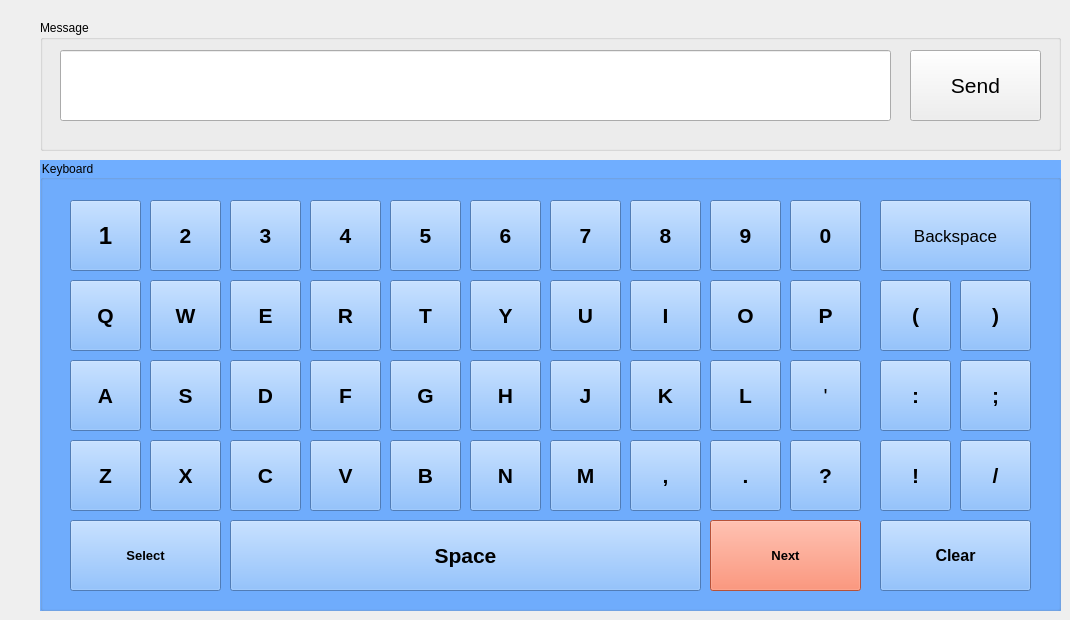
   <widget class="QWidget" name="tabMessage">
    <attribute name="title">
     <string>Send Message</string>
    </attribute>
    <widget class="QGroupBox" name="groupBox_keyboard">
     <property name="geometry">
      <rect>
       <x>40</x>
       <y>160</y>
       <width>1021</width>
       <height>451</height>
      </rect>
     </property>
     <property name="styleSheet">
      <string notr="true">background-color: rgb(112, 174, 255);</string>
     </property>
     <property name="title">
      <string>Keyboard</string>
     </property>
     <widget class="QPushButton" name="keyboardQ">
      <property name="geometry">
       <rect>
        <x>30</x>
        <y>120</y>
        <width>71</width>
        <height>71</height>
       </rect>
      </property>
      <property name="font">
       <font>
        <pointsize>16</pointsize>
        <weight>75</weight>
        <bold>true</bold>
       </font>
      </property>
      <property name="text">
       <string>Q</string>
      </property>
     </widget>
     <widget class="QPushButton" name="keyboardW">
      <property name="geometry">
       <rect>
        <x>110</x>
        <y>120</y>
        <width>71</width>
        <height>71</height>
       </rect>
      </property>
      <property name="font">
       <font>
        <pointsize>16</pointsize>
        <weight>75</weight>
        <bold>true</bold>
       </font>
      </property>
      <property name="text">
       <string>W</string>
      </property>
     </widget>
     <widget class="QPushButton" name="keyboardT">
      <property name="geometry">
       <rect>
        <x>350</x>
        <y>120</y>
        <width>71</width>
        <height>71</height>
       </rect>
      </property>
      <property name="font">
       <font>
        <pointsize>16</pointsize>
        <weight>75</weight>
        <bold>true</bold>
       </font>
      </property>
      <property name="text">
       <string>T</string>
      </property>
     </widget>
     <widget class="QPushButton" name="keyboardE">
      <property name="geometry">
       <rect>
        <x>190</x>
        <y>120</y>
        <width>71</width>
        <height>71</height>
       </rect>
      </property>
      <property name="font">
       <font>
        <pointsize>16</pointsize>
        <weight>75</weight>
        <bold>true</bold>
       </font>
      </property>
      <property name="text">
       <string>E</string>
      </property>
     </widget>
     <widget class="QPushButton" name="keyboardR">
      <property name="geometry">
       <rect>
        <x>270</x>
        <y>120</y>
        <width>71</width>
        <height>71</height>
       </rect>
      </property>
      <property name="font">
       <font>
        <pointsize>16</pointsize>
        <weight>75</weight>
        <bold>true</bold>
       </font>
      </property>
      <property name="text">
       <string>R</string>
      </property>
     </widget>
     <widget class="QPushButton" name="keyboardY">
      <property name="geometry">
       <rect>
        <x>430</x>
        <y>120</y>
        <width>71</width>
        <height>71</height>
       </rect>
      </property>
      <property name="font">
       <font>
        <pointsize>16</pointsize>
        <weight>75</weight>
        <bold>true</bold>
       </font>
      </property>
      <property name="text">
       <string>Y</string>
      </property>
     </widget>
     <widget class="QPushButton" name="keyboardU">
      <property name="geometry">
       <rect>
        <x>510</x>
        <y>120</y>
        <width>71</width>
        <height>71</height>
       </rect>
      </property>
      <property name="font">
       <font>
        <pointsize>16</pointsize>
        <weight>75</weight>
        <bold>true</bold>
       </font>
      </property>
      <property name="text">
       <string>U</string>
      </property>
     </widget>
     <widget class="QPushButton" name="keyboardI">
      <property name="geometry">
       <rect>
        <x>590</x>
        <y>120</y>
        <width>71</width>
        <height>71</height>
       </rect>
      </property>
      <property name="font">
       <font>
        <pointsize>16</pointsize>
        <weight>75</weight>
        <bold>true</bold>
       </font>
      </property>
      <property name="text">
       <string>I</string>
      </property>
     </widget>
     <widget class="QPushButton" name="keyboardO">
      <property name="geometry">
       <rect>
        <x>670</x>
        <y>120</y>
        <width>71</width>
        <height>71</height>
       </rect>
      </property>
      <property name="font">
       <font>
        <pointsize>16</pointsize>
        <weight>75</weight>
        <bold>true</bold>
       </font>
      </property>
      <property name="text">
       <string>O</string>
      </property>
     </widget>
     <widget class="QPushButton" name="keyboardP">
      <property name="geometry">
       <rect>
        <x>750</x>
        <y>120</y>
        <width>71</width>
        <height>71</height>
       </rect>
      </property>
      <property name="font">
       <font>
        <pointsize>16</pointsize>
        <weight>75</weight>
        <bold>true</bold>
       </font>
      </property>
      <property name="text">
       <string>P</string>
      </property>
     </widget>
     <widget class="QPushButton" name="keyboardNum5">
      <property name="geometry">
       <rect>
        <x>350</x>
        <y>40</y>
        <width>71</width>
        <height>71</height>
       </rect>
      </property>
      <property name="font">
       <font>
        <pointsize>16</pointsize>
        <weight>75</weight>
        <bold>true</bold>
       </font>
      </property>
      <property name="text">
       <string>5</string>
      </property>
     </widget>
     <widget class="QPushButton" name="keyboardNum4">
      <property name="geometry">
       <rect>
        <x>270</x>
        <y>40</y>
        <width>71</width>
        <height>71</height>
       </rect>
      </property>
      <property name="font">
       <font>
        <pointsize>16</pointsize>
        <weight>75</weight>
        <bold>true</bold>
       </font>
      </property>
      <property name="text">
       <string>4</string>
      </property>
     </widget>
     <widget class="QPushButton" name="keyboardNum3">
      <property name="geometry">
       <rect>
        <x>190</x>
        <y>40</y>
        <width>71</width>
        <height>71</height>
       </rect>
      </property>
      <property name="font">
       <font>
        <pointsize>16</pointsize>
        <weight>75</weight>
        <bold>true</bold>
       </font>
      </property>
      <property name="text">
       <string>3</string>
      </property>
     </widget>
     <widget class="QPushButton" name="keyboardNum2">
      <property name="geometry">
       <rect>
        <x>110</x>
        <y>40</y>
        <width>71</width>
        <height>71</height>
       </rect>
      </property>
      <property name="font">
       <font>
        <pointsize>16</pointsize>
        <weight>75</weight>
        <bold>true</bold>
       </font>
      </property>
      <property name="text">
       <string>2</string>
      </property>
     </widget>
     <widget class="QPushButton" name="keyboardNum1">
      <property name="geometry">
       <rect>
        <x>30</x>
        <y>40</y>
        <width>71</width>
        <height>71</height>
       </rect>
      </property>
      <property name="font">
       <font>
        <pointsize>18</pointsize>
        <weight>75</weight>
        <italic>false</italic>
        <bold>true</bold>
        <underline>false</underline>
        <strikeout>false</strikeout>
       </font>
      </property>
      <property name="text">
       <string>1</string>
      </property>
     </widget>
     <widget class="QPushButton" name="keyboardM">
      <property name="geometry">
       <rect>
        <x>510</x>
        <y>280</y>
        <width>71</width>
        <height>71</height>
       </rect>
      </property>
      <property name="font">
       <font>
        <pointsize>16</pointsize>
        <weight>75</weight>
        <bold>true</bold>
       </font>
      </property>
      <property name="text">
       <string>M</string>
      </property>
     </widget>
     <widget class="QPushButton" name="keyboardZ">
      <property name="geometry">
       <rect>
        <x>30</x>
        <y>280</y>
        <width>71</width>
        <height>71</height>
       </rect>
      </property>
      <property name="font">
       <font>
        <pointsize>16</pointsize>
        <weight>75</weight>
        <bold>true</bold>
       </font>
      </property>
      <property name="text">
       <string>Z</string>
      </property>
     </widget>
     <widget class="QPushButton" name="keyboardL">
      <property name="geometry">
       <rect>
        <x>670</x>
        <y>200</y>
        <width>71</width>
        <height>71</height>
       </rect>
      </property>
      <property name="font">
       <font>
        <pointsize>16</pointsize>
        <weight>75</weight>
        <bold>true</bold>
       </font>
      </property>
      <property name="text">
       <string>L</string>
      </property>
     </widget>
     <widget class="QPushButton" name="keyboardK">
      <property name="geometry">
       <rect>
        <x>590</x>
        <y>200</y>
        <width>71</width>
        <height>71</height>
       </rect>
      </property>
      <property name="font">
       <font>
        <pointsize>16</pointsize>
        <weight>75</weight>
        <bold>true</bold>
       </font>
      </property>
      <property name="text">
       <string>K</string>
      </property>
     </widget>
     <widget class="QPushButton" name="keyboardJ">
      <property name="geometry">
       <rect>
        <x>510</x>
        <y>200</y>
        <width>71</width>
        <height>71</height>
       </rect>
      </property>
      <property name="font">
       <font>
        <pointsize>16</pointsize>
        <weight>75</weight>
        <bold>true</bold>
       </font>
      </property>
      <property name="text">
       <string>J</string>
      </property>
     </widget>
     <widget class="QPushButton" name="keyboardH">
      <property name="geometry">
       <rect>
        <x>430</x>
        <y>200</y>
        <width>71</width>
        <height>71</height>
       </rect>
      </property>
      <property name="font">
       <font>
        <pointsize>16</pointsize>
        <weight>75</weight>
        <bold>true</bold>
       </font>
      </property>
      <property name="text">
       <string>H</string>
      </property>
     </widget>
     <widget class="QPushButton" name="keyboardG">
      <property name="geometry">
       <rect>
        <x>350</x>
        <y>200</y>
        <width>71</width>
        <height>71</height>
       </rect>
      </property>
      <property name="font">
       <font>
        <pointsize>16</pointsize>
        <weight>75</weight>
        <bold>true</bold>
       </font>
      </property>
      <property name="text">
       <string>G</string>
      </property>
     </widget>
     <widget class="QPushButton" name="keyboardF">
      <property name="geometry">
       <rect>
        <x>270</x>
        <y>200</y>
        <width>71</width>
        <height>71</height>
       </rect>
      </property>
      <property name="font">
       <font>
        <pointsize>16</pointsize>
        <weight>75</weight>
        <bold>true</bold>
       </font>
      </property>
      <property name="text">
       <string>F</string>
      </property>
     </widget>
     <widget class="QPushButton" name="keyboardD">
      <property name="geometry">
       <rect>
        <x>190</x>
        <y>200</y>
        <width>71</width>
        <height>71</height>
       </rect>
      </property>
      <property name="font">
       <font>
        <pointsize>16</pointsize>
        <weight>75</weight>
        <bold>true</bold>
       </font>
      </property>
      <property name="text">
       <string>D</string>
      </property>
     </widget>
     <widget class="QPushButton" name="keyboardS">
      <property name="geometry">
       <rect>
        <x>110</x>
        <y>200</y>
        <width>71</width>
        <height>71</height>
       </rect>
      </property>
      <property name="font">
       <font>
        <pointsize>16</pointsize>
        <weight>75</weight>
        <bold>true</bold>
       </font>
      </property>
      <property name="text">
       <string>S</string>
      </property>
     </widget>
     <widget class="QPushButton" name="keyboardA">
      <property name="geometry">
       <rect>
        <x>30</x>
        <y>200</y>
        <width>71</width>
        <height>71</height>
       </rect>
      </property>
      <property name="font">
       <font>
        <pointsize>16</pointsize>
        <weight>75</weight>
        <bold>true</bold>
       </font>
      </property>
      <property name="text">
       <string>A</string>
      </property>
     </widget>
     <widget class="QPushButton" name="keyboardX">
      <property name="geometry">
       <rect>
        <x>110</x>
        <y>280</y>
        <width>71</width>
        <height>71</height>
       </rect>
      </property>
      <property name="font">
       <font>
        <pointsize>16</pointsize>
        <weight>75</weight>
        <bold>true</bold>
       </font>
      </property>
      <property name="text">
       <string>X</string>
      </property>
     </widget>
     <widget class="QPushButton" name="keyboardC">
      <property name="geometry">
       <rect>
        <x>190</x>
        <y>280</y>
        <width>71</width>
        <height>71</height>
       </rect>
      </property>
      <property name="font">
       <font>
        <pointsize>16</pointsize>
        <weight>75</weight>
        <bold>true</bold>
       </font>
      </property>
      <property name="text">
       <string>C</string>
      </property>
     </widget>
     <widget class="QPushButton" name="keyboardV">
      <property name="geometry">
       <rect>
        <x>270</x>
        <y>280</y>
        <width>71</width>
        <height>71</height>
       </rect>
      </property>
      <property name="font">
       <font>
        <pointsize>16</pointsize>
        <weight>75</weight>
        <bold>true</bold>
       </font>
      </property>
      <property name="text">
       <string>V</string>
      </property>
     </widget>
     <widget class="QPushButton" name="keyboardB">
      <property name="geometry">
       <rect>
        <x>350</x>
        <y>280</y>
        <width>71</width>
        <height>71</height>
       </rect>
      </property>
      <property name="font">
       <font>
        <pointsize>16</pointsize>
        <weight>75</weight>
        <bold>true</bold>
       </font>
      </property>
      <property name="text">
       <string>B</string>
      </property>
     </widget>
     <widget class="QPushButton" name="keyboardN">
      <property name="geometry">
       <rect>
        <x>430</x>
        <y>280</y>
        <width>71</width>
        <height>71</height>
       </rect>
      </property>
      <property name="font">
       <font>
        <pointsize>16</pointsize>
        <weight>75</weight>
        <bold>true</bold>
       </font>
      </property>
      <property name="text">
       <string>N</string>
      </property>
     </widget>
     <widget class="QPushButton" name="keyboardNum8">
      <property name="geometry">
       <rect>
        <x>590</x>
        <y>40</y>
        <width>71</width>
        <height>71</height>
       </rect>
      </property>
      <property name="font">
       <font>
        <pointsize>16</pointsize>
        <weight>75</weight>
        <bold>true</bold>
       </font>
      </property>
      <property name="text">
       <string>8</string>
      </property>
     </widget>
     <widget class="QPushButton" name="keyboardNum9">
      <property name="geometry">
       <rect>
        <x>670</x>
        <y>40</y>
        <width>71</width>
        <height>71</height>
       </rect>
      </property>
      <property name="font">
       <font>
        <pointsize>16</pointsize>
        <weight>75</weight>
        <bold>true</bold>
       </font>
      </property>
      <property name="text">
       <string>9</string>
      </property>
     </widget>
     <widget class="QPushButton" name="keyboardNum7">
      <property name="geometry">
       <rect>
        <x>510</x>
        <y>40</y>
        <width>71</width>
        <height>71</height>
       </rect>
      </property>
      <property name="font">
       <font>
        <pointsize>16</pointsize>
        <weight>75</weight>
        <bold>true</bold>
       </font>
      </property>
      <property name="text">
       <string>7</string>
      </property>
     </widget>
     <widget class="QPushButton" name="keyboardNum6">
      <property name="geometry">
       <rect>
        <x>430</x>
        <y>40</y>
        <width>71</width>
        <height>71</height>
       </rect>
      </property>
      <property name="font">
       <font>
        <pointsize>16</pointsize>
        <weight>75</weight>
        <bold>true</bold>
       </font>
      </property>
      <property name="text">
       <string>6</string>
      </property>
     </widget>
     <widget class="QPushButton" name="keyboardNum0">
      <property name="geometry">
       <rect>
        <x>750</x>
        <y>40</y>
        <width>71</width>
        <height>71</height>
       </rect>
      </property>
      <property name="font">
       <font>
        <pointsize>16</pointsize>
        <weight>75</weight>
        <bold>true</bold>
       </font>
      </property>
      <property name="text">
       <string>0</string>
      </property>
     </widget>
     <widget class="QPushButton" name="keyboardPeriod">
      <property name="geometry">
       <rect>
        <x>670</x>
        <y>280</y>
        <width>71</width>
        <height>71</height>
       </rect>
      </property>
      <property name="font">
       <font>
        <pointsize>16</pointsize>
        <weight>75</weight>
        <bold>true</bold>
       </font>
      </property>
      <property name="text">
       <string>.</string>
      </property>
     </widget>
     <widget class="QPushButton" name="keyboardQuestionMark">
      <property name="geometry">
       <rect>
        <x>750</x>
        <y>280</y>
        <width>71</width>
        <height>71</height>
       </rect>
      </property>
      <property name="font">
       <font>
        <pointsize>16</pointsize>
        <weight>75</weight>
        <bold>true</bold>
       </font>
      </property>
      <property name="text">
       <string>?</string>
      </property>
     </widget>
     <widget class="QPushButton" name="keyboardExclamationMark">
      <property name="geometry">
       <rect>
        <x>840</x>
        <y>280</y>
        <width>71</width>
        <height>71</height>
       </rect>
      </property>
      <property name="font">
       <font>
        <pointsize>16</pointsize>
        <weight>75</weight>
        <bold>true</bold>
       </font>
      </property>
      <property name="text">
       <string>!</string>
      </property>
     </widget>
     <widget class="QPushButton" name="keyboardApostrophe">
      <property name="geometry">
       <rect>
        <x>750</x>
        <y>200</y>
        <width>71</width>
        <height>71</height>
       </rect>
      </property>
      <property name="font">
       <font>
        <pointsize>16</pointsize>
       </font>
      </property>
      <property name="text">
       <string>'</string>
      </property>
     </widget>
     <widget class="QPushButton" name="keyboardBackspace">
      <property name="geometry">
       <rect>
        <x>840</x>
        <y>40</y>
        <width>151</width>
        <height>71</height>
       </rect>
      </property>
      <property name="font">
       <font>
        <pointsize>13</pointsize>
        <weight>50</weight>
        <bold>false</bold>
       </font>
      </property>
      <property name="text">
       <string>Backspace</string>
      </property>
     </widget>
     <widget class="QPushButton" name="keyboardSpace">
      <property name="geometry">
       <rect>
        <x>190</x>
        <y>360</y>
        <width>471</width>
        <height>71</height>
       </rect>
      </property>
      <property name="font">
       <font>
        <pointsize>16</pointsize>
        <weight>75</weight>
        <bold>true</bold>
       </font>
      </property>
      <property name="text">
       <string>Space</string>
      </property>
     </widget>
     <widget class="QPushButton" name="keyboardColon">
      <property name="geometry">
       <rect>
        <x>840</x>
        <y>200</y>
        <width>71</width>
        <height>71</height>
       </rect>
      </property>
      <property name="font">
       <font>
        <pointsize>16</pointsize>
        <weight>75</weight>
        <bold>true</bold>
       </font>
      </property>
      <property name="text">
       <string>:</string>
      </property>
     </widget>
     <widget class="QPushButton" name="keyboardSemiColon">
      <property name="geometry">
       <rect>
        <x>920</x>
        <y>200</y>
        <width>71</width>
        <height>71</height>
       </rect>
      </property>
      <property name="font">
       <font>
        <pointsize>16</pointsize>
        <weight>75</weight>
        <bold>true</bold>
       </font>
      </property>
      <property name="text">
       <string>;</string>
      </property>
     </widget>
     <widget class="QPushButton" name="keyboardLeftParen">
      <property name="geometry">
       <rect>
        <x>840</x>
        <y>120</y>
        <width>71</width>
        <height>71</height>
       </rect>
      </property>
      <property name="font">
       <font>
        <pointsize>16</pointsize>
        <weight>75</weight>
        <bold>true</bold>
       </font>
      </property>
      <property name="text">
       <string>(</string>
      </property>
     </widget>
     <widget class="QPushButton" name="keyboardRightParen">
      <property name="geometry">
       <rect>
        <x>920</x>
        <y>120</y>
        <width>71</width>
        <height>71</height>
       </rect>
      </property>
      <property name="font">
       <font>
        <pointsize>16</pointsize>
        <weight>75</weight>
        <bold>true</bold>
       </font>
      </property>
      <property name="text">
       <string>)</string>
      </property>
     </widget>
     <widget class="QPushButton" name="keyboardSlasheee">
      <property name="geometry">
       <rect>
        <x>920</x>
        <y>280</y>
        <width>71</width>
        <height>71</height>
       </rect>
      </property>
      <property name="font">
       <font>
        <pointsize>16</pointsize>
        <weight>75</weight>
        <bold>true</bold>
       </font>
      </property>
      <property name="text">
       <string>/</string>
      </property>
     </widget>
     <widget class="QPushButton" name="keyboardComma">
      <property name="geometry">
       <rect>
        <x>590</x>
        <y>280</y>
        <width>71</width>
        <height>71</height>
       </rect>
      </property>
      <property name="font">
       <font>
        <pointsize>16</pointsize>
        <weight>75</weight>
        <bold>true</bold>
       </font>
      </property>
      <property name="text">
       <string>,</string>
      </property>
     </widget>
     <widget class="QPushButton" name="keyboardSelectLeft">
      <property name="geometry">
       <rect>
        <x>30</x>
        <y>360</y>
        <width>151</width>
        <height>71</height>
       </rect>
      </property>
      <property name="font">
       <font>
        <pointsize>10</pointsize>
        <weight>75</weight>
        <bold>true</bold>
       </font>
      </property>
      <property name="styleSheet">
       <string notr="true">background-color: rgb(112, 174, 255);</string>
      </property>
      <property name="text">
       <string>Select</string>
      </property>
     </widget>
     <widget class="QPushButton" name="keyboardSelectRight">
      <property name="geometry">
       <rect>
        <x>670</x>
        <y>360</y>
        <width>151</width>
        <height>71</height>
       </rect>
      </property>
      <property name="font">
       <font>
        <pointsize>10</pointsize>
        <weight>75</weight>
        <bold>true</bold>
       </font>
      </property>
      <property name="styleSheet">
       <string notr="true">background-color: rgb(255, 115, 80);</string>
      </property>
      <property name="text">
       <string>Next</string>
      </property>
     </widget>
     <widget class="QPushButton" name="messageClearButton">
      <property name="geometry">
       <rect>
        <x>840</x>
        <y>360</y>
        <width>151</width>
        <height>71</height>
       </rect>
      </property>
      <property name="font">
       <font>
        <pointsize>12</pointsize>
        <weight>75</weight>
        <bold>true</bold>
       </font>
      </property>
      <property name="text">
       <string>Clear</string>
      </property>
     </widget>
    </widget>
    <widget class="QGroupBox" name="groupBox_message">
     <property name="geometry">
      <rect>
       <x>40</x>
       <y>20</y>
       <width>1021</width>
       <height>131</height>
      </rect>
     </property>
     <property name="title">
      <string>Message</string>
     </property>
     <widget class="QLineEdit" name="messageTextBox">
      <property name="geometry">
       <rect>
        <x>20</x>
        <y>30</y>
        <width>831</width>
        <height>71</height>
       </rect>
      </property>
      <property name="font">
       <font>
        <pointsize>16</pointsize>
        <weight>50</weight>
        <bold>false</bold>
       </font>
      </property>
      <property name="text">
       <string/>
      </property>
     </widget>
     <widget class="QPushButton" name="messageSendButton">
      <property name="geometry">
       <rect>
        <x>870</x>
        <y>30</y>
        <width>131</width>
        <height>71</height>
       </rect>
      </property>
      <property name="font">
       <font>
        <pointsize>16</pointsize>
        <weight>50</weight>
        <bold>false</bold>
       </font>
      </property>
      <property name="text">
       <string>Send</string>
      </property>
     </widget>
    </widget>
   </widget>
